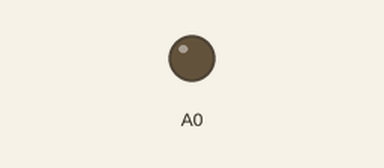
This sketch was run on a simulated Arduino Uno R4 WiFi. Shown: output pins drawn as LEDs (lit = HIGH). What the sketch prints to the serial monitor is not drawn.

Above: at 0.15 s.
Timing chart, 0 to 1.0 s (numbered marks = the images above):
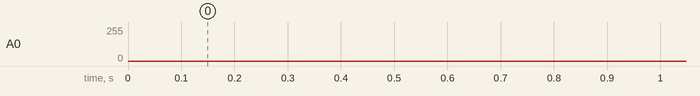

The sketch:

dis_last_efect.ino
```cpp
#include "FspTimer.h"
#include <SoftwareSerial.h>

#define SAMPLE_RATE 8000     // サンプリングレート（Hz）
#define NUM_SAMPLE 400       // 1周期あたりのサンプル数（波形の解像度）

SoftwareSerial mySerial(3, 2);  // ソフトウェアシリアル通信（RX=3, TX=2）

volatile uint32_t sampleIndex = 0;
float f = 261.63;              // 現在の周波数（Hz）
float amp = 0.6;               // 音量（0.0～1.0）

// 対応する5音の周波数（小数点付き）と、その四捨五入整数値
const float doremiHz[] = {261.63, 293.66, 329.63, 349.23, 392.00};
const int intDoremiHz[] = {262, 294, 330, 349, 392};  // 受信値との比較用整数配列
const int numNotes = sizeof(doremiHz) / sizeof(doremiHz[0]);

// 各音に対応する波形データの2次元配列（numNotes x NUM_SAMPLE）
uint16_t waveTable[numNotes][NUM_SAMPLE];
uint16_t* currentWave = waveTable[0];  // 現在再生中の波形を指すポインタ

float phase = 0.0;             // 現在の位相（波形内の位置）
float phaseInc = 0.0;          // 1サンプルあたりの位相進行量（周波数依存）

FspTimer timer;                // ハードウェアタイマー制御用
byte b[2];                    // DAC出力値を2バイトで保持（送信用）
int sendData = 0;             // 送信フラグ
volatile bool isPlaying = true; // 音再生中フラグ

// --- ピアノ風の波形を1周期分生成し、bufferに格納 ---
// freqは周波数（Hz）、bufferは波形格納配列の先頭ポインタ
void generatePianoLikeWave(uint16_t* buffer, float freq) {
  for (int i = 0; i < NUM_SAMPLE; i++) {
    float t = (float)i / NUM_SAMPLE;  // 0.0〜1.0の波形位置

    // 倍音構成（基音＋2倍音〜4倍音）
    float sample = 0.7 * sin(2.0 * PI * t) +       // 基音
                   0.5 * sin(2.0 * PI * 2 * t) +   // 2倍音（明るさ）
                   0.3 * sin(2.0 * PI * 3 * t) +   // 3倍音（厚み）
                   0.2 * sin(2.0 * PI * 4 * t);    // 4倍音（硬さ）

    sample /= 1.7;               // 振幅正規化
    sample *= amp;               // 音量適用
    sample = constrain(sample, -1.0, 1.0);  // 範囲制限

    // 0〜4095の12bit DAC値に変換して格納
    buffer[i] = (uint16_t)((sample + 1.0) * 2047.5);
  }
}

// --- タイマー割り込みコールバック ---
// 波形をDACに出力し、位相を更新する
void callback_playSound(timer_callback_args_t *arg) {
  if (isPlaying) {
    int index = (int)phase % NUM_SAMPLE;   // 現在の位相に対応する波形インデックス
    uint16_t value = currentWave[index];  // 波形値取得

    // 送信用バイト分割
    b[0] = value / 256;
    b[1] = value % 256;

    analogWrite(A0, value);    // DAC出力（Arduino UNO R4 WiFi）

    phase += phaseInc;         // 位相進行
    if (phase >= NUM_SAMPLE) phase -= NUM_SAMPLE;  // 位相の範囲内循環
  } else {
    // 再生停止時は中点のDAC値を出力（無音）
    b[0] = 2047 / 256;
    b[1] = 2047 % 256;
    analogWrite(A0, 2047);
  }
  sendData = 1;  // 送信フラグセット（必要ならシリアル送信等に使用）
}

// --- 初期化処理 ---
void setup() {
  analogWriteResolution(12);    // DACを12bit精度に設定
  Serial.begin(115200);         // デバッグ用シリアル開始
  mySerial.begin(9600);         // ソフトウェアシリアル開始

  randomSeed(analogRead(A0));   // ランダムシード（不要なら削除可）

  // 事前に全音階の波形を生成しておく（処理負荷軽減）
  for (int i = 0; i < numNotes; i++) {
    generatePianoLikeWave(waveTable[i], doremiHz[i]);
  }

  // 初期波形はド（C4）
  currentWave = waveTable[0];
  f = doremiHz[0];
  phaseInc = f * NUM_SAMPLE / SAMPLE_RATE;

  // タイマー初期化
  uint8_t type;
  int8_t ch = FspTimer::get_available_timer(type);
  if (ch < 0) return;  // タイマー使用不可の場合は処理中断

  timer.begin(TIMER_MODE_PERIODIC, type, ch, SAMPLE_RATE, 50.0f, callback_playSound, nullptr);
  timer.setup_overflow_irq();
  timer.open();
  timer.start();
}


unsigned long baseMillis = 0;  // 基準起点時間

// 現在時刻を基準起点からの経過時間に変換する関数
unsigned long getAdjustedMillis() {
  return millis() - baseMillis;
}


///*
void loop() {
  unsigned long startTime = micros();  // 処理開始時刻（μs単位）

  if (mySerial.available()) {
    String input = mySerial.readStringUntil('\n');
    float recvFreq = input.toFloat();    // 例: "14683" → 14683.0
    recvFreq = recvFreq / 100.0f;        // → 146.83

    //Serial.println(recvFreq);

    if (recvFreq > 0) {
      for (int i = 0; i < numNotes; i++) {
        if (recvFreq == doremiHz[i]) {
          noInterrupts();
          currentWave = waveTable[i];
          f = doremiHz[i];
          phase = 0.0;
          phaseInc = f * NUM_SAMPLE / SAMPLE_RATE;
          interrupts();
          //Serial.print("切り替えた周波数: ");
          //Serial.println(f);
          break;
        }
      }
    }
  }

  if (sendData == 1) {
    sendData = 0;
    //Serial.write(b, 2);
  }

  unsigned long endTime = micros();  // 処理終了時刻
  Serial.print("loop()処理時間: ");
  Serial.print(endTime - startTime);
  Serial.println(" μs");  // μs単位に表示
}

 //*/


/*
// --- メインループ ---
// ソフトウェアシリアルから周波数の整数値を受信し、対応波形に切り替える
void loop() {
  if (mySerial.available()) {
    String input = mySerial.readStringUntil('\n');
    float recvFreq = input.toFloat();    // 例: "14683" → 14683.0
    recvFreq = recvFreq / 100.0f;        // → 146.83


    Serial.println(recvFreq);


    if (recvFreq > 0) {
      // 受信値が5音階配列のどれかに完全一致するかチェック
      for (int i = 0; i < numNotes; i++) {
        if (recvFreq == intDoremiHz[i]) {
          noInterrupts();        // 波形切り替え中は割り込み停止
          currentWave = waveTable[i];
          f = doremiHz[i];
          phase = 0.0;           // 位相リセット（波形の頭から再生）
          phaseInc = f * NUM_SAMPLE / SAMPLE_RATE;
          interrupts();          // 割り込み再開

          Serial.print("切り替えた周波数: ");
          Serial.println(f);
          break;
        }
      }
    }
  }

  if (sendData == 1) {
    sendData = 0;
    //Serial.write(b, 2);  // DAC出力値送信（必要に応じて）
  }
}
*/
```
